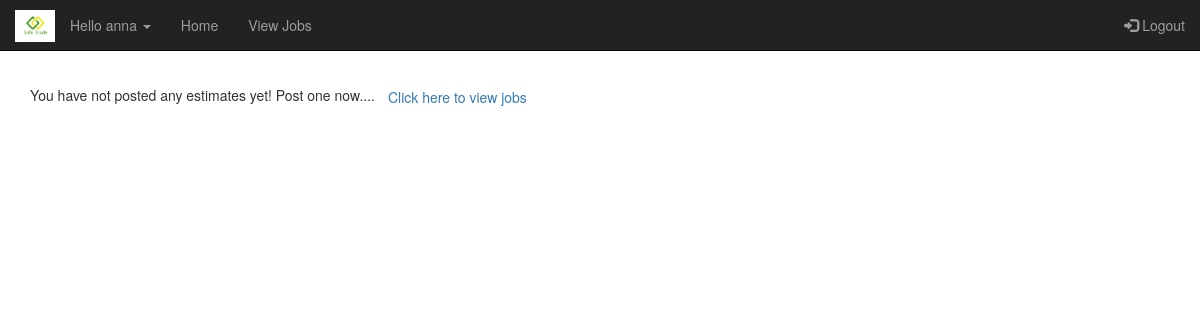
/TradesmanPage.php (signed in), run on an earlier commit of the app's database.
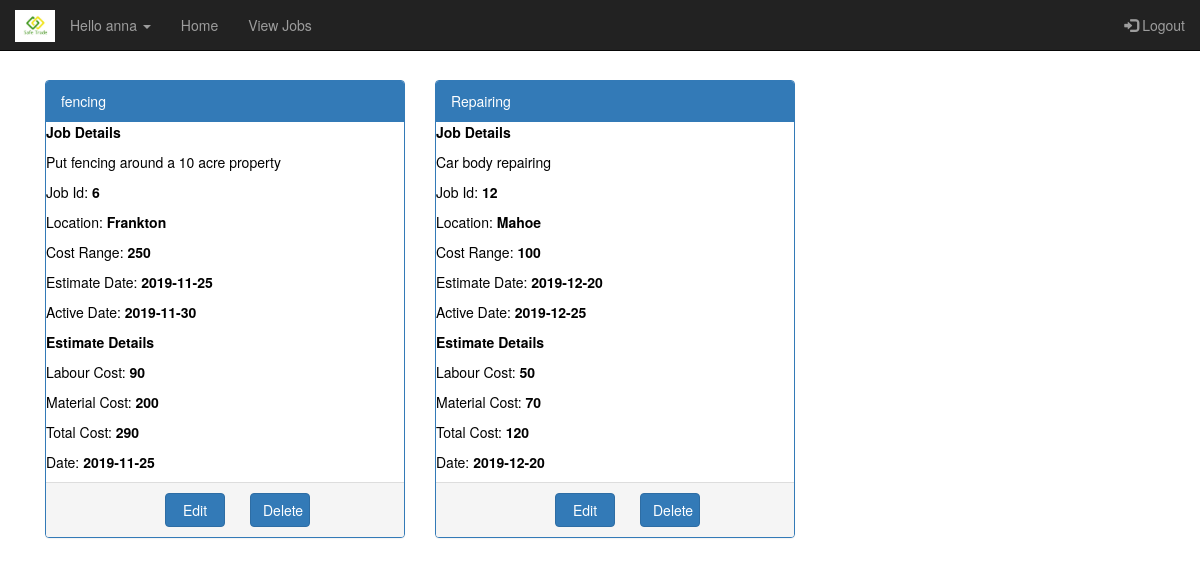
And on a later commit of the database.
### tables this page shows
CREATE TABLE `estimatedetails` (
  `EstimateId` int(11) NOT NULL,
  `JobId` int(11) NOT NULL,
  `TId` int(11) NOT NULL,
  `LabourCost` double NOT NULL,
  `MaterialCost` double NOT NULL,
  `TotalCost` double NOT NULL,
  `ExpirationDate` date NOT NULL,
  `IsAccepted` int(11) NOT NULL,
  `IsDeleted` int(11) NOT NULL
);

CREATE TABLE `jobdetails` (
  `JobId` int(11) NOT NULL,
  `UId` int(11) NOT NULL,
  `JobType` varchar(255) NOT NULL,
  `JobDescription` varchar(255) NOT NULL,
  `Location` varchar(50) NOT NULL,
  `CostRange` double NOT NULL,
  `ActiveDate` date NOT NULL,
  `EstimateDate` date NOT NULL,
  `IsClosed` int(11) NOT NULL
);

### classes/Estimate.php (called while the page is built, shortened)
<?php
class Estimate{
  private $eid = null;
  private $jid = null;
  private $mcost = "";
  private $lcost = "";
  private $tcost = "";
  private $expdate = null;
  private $isaccepted=null;
  public function __construct($eid, $jid,$tid,$mcost, $lcost, $tcost, $expdate,$isaccepted,$isdeleted){
    $this->eid = $eid;
    $this->jid = $jid;
    $this->mcost = $mcost;
    $this->lcost = $lcost;
    $this->tcost = $tcost;
    $this->expdate = $expdate;
    $this->isaccepted=$isaccepted;
  }
  public static function findByTradesman($mysqli, $tid){
    $sql = sprintf("select * from estimatedetails where isdeleted=0 and tid=%s", $tid);
    $result = $mysqli->query($sql);
    if ($result){
      $estimates = new Collection();
      while($row = $result->fetch_assoc()){
        $estimate =  new Estimate($row['EstimateId'], $row['JobId'],$row['TId'], $row['MaterialCost'], $row['LabourCost'], $row['TotalCost'], $row['ExpirationDate'],$row['IsAccepted'],$row['IsDeleted']);
        $estimates->Add($row['EstimateId'], $estimate);
      }
    }
    return $estimates;
  }
  public function getJobId(){
    return $this->jid;
  }
  public function getIsAccepted(){
    return $this->isaccepted;
  }
  public function getExpirationDate(){
    return $this->expdate;
  }
  public function getEstimateId(){
    return $this->eid;
  }
  public function getTotalCost(){
    return $this->tcost;
  }
  public function getMaterialCost(){
    return $this->mcost;
  }
  public function getLabourCost(){
    return $this->lcost;
  }
}
?>

### classes/Collection.php (called while the page is built, shortened)
<?php
class Collection {
    private $records = array();
    public function add($key, $record){
        $result = false;
        if ($key != null) {
            $this->records[$key] = $record;
            $result = true;
        }
        return $result;
    }
    public function getRecords(){
        return $this->records;
    }
}
?>

### classes/Job.php (called while the page is built, shortened)
<?php
class Job{
  private $jdescription = "";
  private $jtype = "";
  private $cost = null;
  private $activedate = "";
  private $estimationdate = null;
  private $location = null;
  public function __construct($jid,$uid, $jtype,$jdescription,$location,   $cost, $activedate,$estimationdate,$isclosed){
    $this->jdescription = $jdescription;
    $this->jtype = $jtype;
    $this->cost = $cost;
    $this->activedate = $activedate;
    $this->estimationdate = $estimationdate;
    $this->location = $location;
  }
  public static function find($mysqli, $jid){
    $result = false;
    $sql = sprintf("select * from jobdetails where isclosed=0 and jobid=%s", $jid);
    $qresult = $mysqli->query($sql);
    if ($qresult){
      if ($qresult->num_rows == 1){
        $row = $qresult->fetch_assoc();
        $job = new Job($row['JobId'],$row['UId'], $row['JobType'], $row['JobDescription'], $row['Location'], $row['CostRange'], $row['ActiveDate'], $row['EstimateDate'],$row['IsClosed']);
        $result = $job;
      }
    }
    return $result;
  }
  public function getJobDescription(){
    return $this->jdescription;
  }
  public function getJobType(){
    return $this->jtype;
  }
  public function getLocation(){
    return $this->location;
  }
  public function getCost(){
    return $this->cost;
  }
  public function getActiveDate(){
    return $this->activedate;
  }
  public function getEstimateDate(){
    return $this->estimationdate;
  }
}
?>

### TradesmanPage.php (the view)
<?php
require_once("headers.php");
?>
<div class="container" >
  <div class="row">
    <?php  $estimates=Estimate ::findByTradesman($mysqli,$_SESSION['tid']);
      $count=0;
      foreach($estimates->getRecords() as $id => $estimate)
      {
       $count=$count+1;
     }
      if($count ==0)
      {
        echo "You have not posted any estimates yet! Post one now....";
        echo "<a href=\"viewJobs.php?tid=".$_GET['tid']."\" class=\"btn\" >Click here to view jobs</a> ";
      }
      else
      {
         foreach($estimates->getRecords() as $id => $estimate)
         {?>
         <div class="col-sm-4" >
         <div class="panel panel-primary">
         <?php $job= Job :: find($mysqli,$estimate->getJobId());?>
         <?php if($estimate->getIsAccepted() == 1) {
           $bcolor="#dff0d8";
          $color="3c763d";
          echo '<div class="panel-heading" style="background-color:green;">'.$job->getJobType().'</div>';
         }
         else{
           $bcolor="white";
           $color="black";
           echo '<div class="panel-heading">'.$job->getJobType().'</div>';
         }
         echo '<div class=\"panel-body\" style=\"height:400px;background-color:'.$bcolor.';color:'.$color.';">';
          ?>
         <p><b>Job Details</b></p>
         <p><?php echo $job->getJobDescription(); ?></p>
         <p>Job Id: <b><?php echo $estimate->getJobId(); ?></b></p>
         <p>Location: <b><?php echo $job->getLocation(); ?></b></p>
         <p>Cost Range: <b><?php echo $job->getCost(); ?></b></p>
         <p>Estimate Date: <b><?php echo $job->getEstimateDate(); ?></b></p>
         <p>Active Date: <b><?php echo $job->getActiveDate(); ?></b></p>
         <p><b>Estimate Details</b></p>
         <p>Labour Cost: <b><?php echo $estimate->getLabourCost(); ?></b></p>
         <p>Material Cost: <b><?php echo $estimate->getMaterialCost(); ?></b></p>
         <p>Total Cost: <b><?php echo $estimate->getTotalCost(); ?></b></p>
         <p>Date: <b><?php echo $estimate->getExpirationDate(); ?></b></p>
        </div>
         <div class="panel-footer pviewestimate" style="text-align: center;">
            <?php
            if ($estimate->getIsAccepted()==0)
            {
              echo "<a href=\"editEstimate.php?id=".$estimate->getEstimateId()."&tid=".$_GET['tid']."\"  style=\"width: 60px;margin-left: 25px;\" class=\"btn btn-primary viewestimate\">Edit </a>";
              echo "<a href=\"deleteEstimateDB.php?id=".$estimate->getEstimateId()."\"  style=\"width: 60px;margin-left: 25px;\" class=\"btn btn-primary viewestimate\" onclick=\"return confirm('Are you sure to remove your estimate?')\">Delete </a>";
            }
            else
            {
              echo "<a href=\"#\" class=\"btn btn-primary viewestimate\" disabled style=\"width: 100px;margin-left: 25px;background-color: green;\" >Accepted </a>";
            }
            ?>
        </div>
</div>
</div>
<?php }}; ?>
</div>
</div>
<?php require_once("footer.php"); ?>

What changed in the data, as far as the page shows it:
added estimatedetails: JobId.JobType "fencing", JobId.JobDescription "Put fencing around a 10 acre property", JobId "6", JobId.Location "Frankton", JobId.CostRange "250", JobId.EstimateDate "2019-11-25", JobId.ActiveDate "2019-11-30", LabourCost "90", MaterialCost "200", TotalCost "290", ExpirationDate "2019-11-25"
added estimatedetails: JobId.JobType "Repairing", JobId.JobDescription "Car body repairing", JobId "12", JobId.Location "Mahoe", JobId.CostRange "100", JobId.EstimateDate "2019-12-20", JobId.ActiveDate "2019-12-25", LabourCost "50", MaterialCost "70", TotalCost "120", ExpirationDate "2019-12-20"
Also different on the page:
text no longer shown: "You have not posted any estimates yet! Post one now.... Click here to view jobs"
